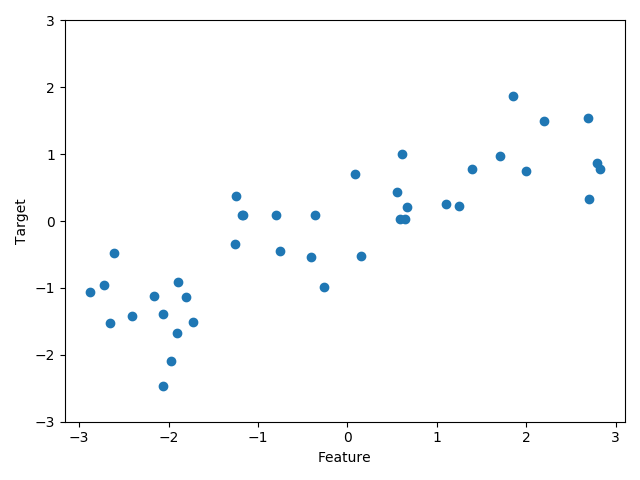

Write the Python code that produced this figure.
import matplotlib.pyplot as plt

from mglearn.datasets import make_wave

X, y = make_wave(n_samples=40)
plt.plot(X, y, 'o')
plt.ylim(-3, 3)
plt.xlabel("Feature")
plt.ylabel("Target")

plt.show()
